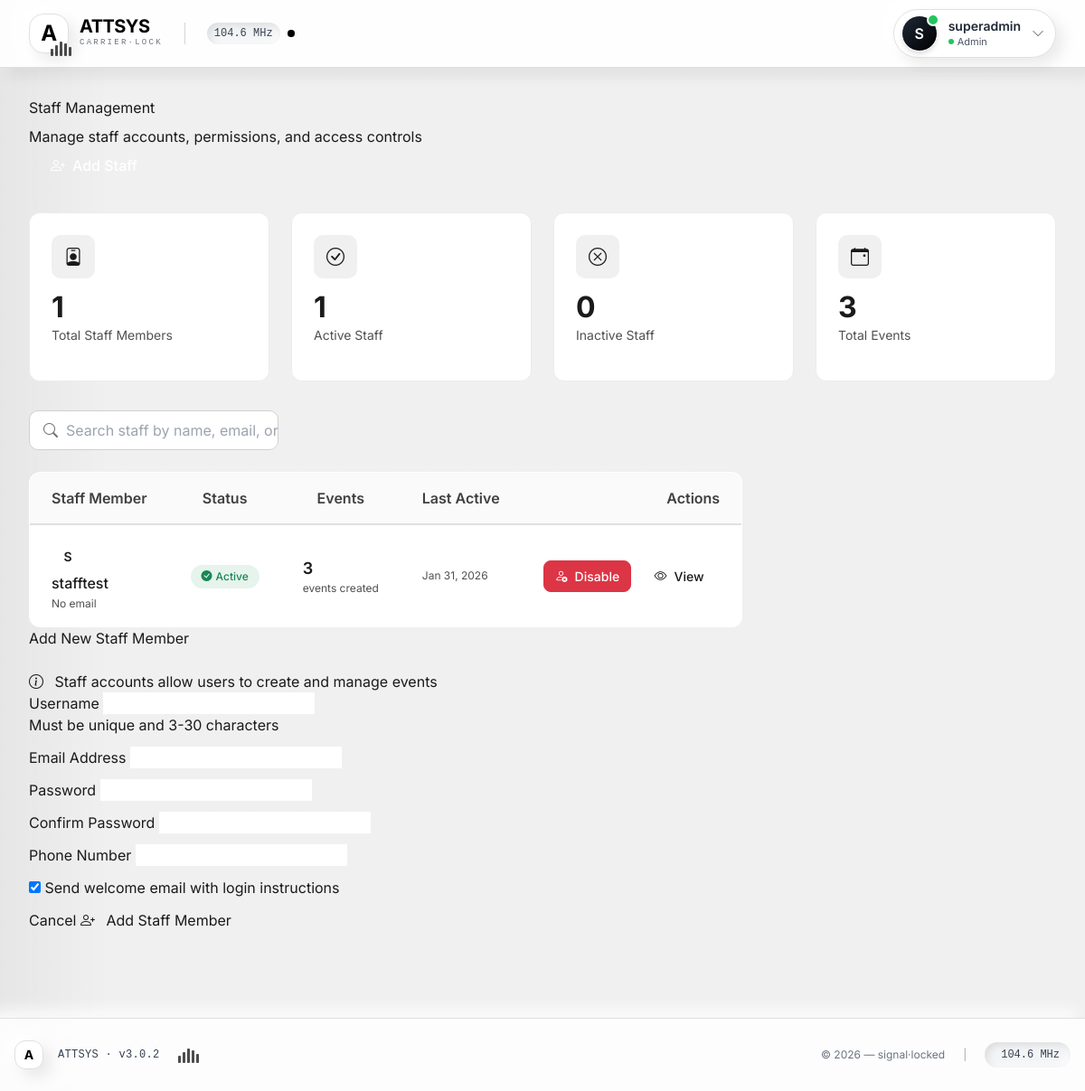
Before: /attsys/admin/staff/ (signed in) with the older database file.
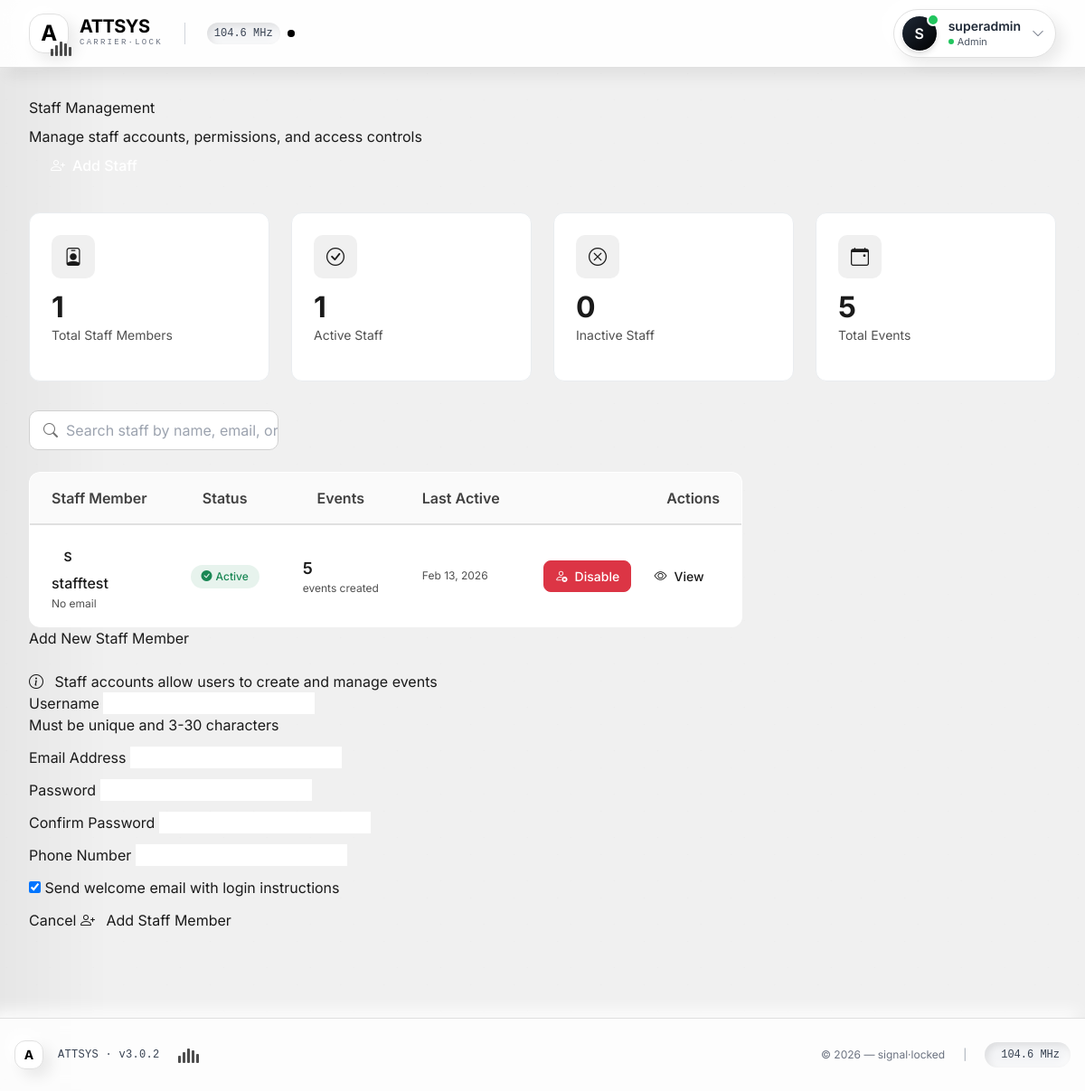
After: the same page with the newer database file.
### attsys/models.py (models this page shows, shortened)
class User(AbstractUser):
    ROLE_CHOICES = (
        ('ADMIN', 'Admin'),
        ('STAFF', 'Staff'),
    )
    role = models.CharField(max_length=10, choices=ROLE_CHOICES, default='STAFF')
    phone_number = models.CharField(max_length=15, blank=True)

### attsys/views.py (the view)
# urls.py: path('admin/staff/', views.manage_staff, name='manage_staff'),
@login_required
def manage_staff(request):
    if not request.user.is_active:
        return redirect('login')
    if request.user.role != 'ADMIN':
        return HttpResponseForbidden("Admins only")
    staff_users = User.objects.filter(role='STAFF')
    active_staff_count = staff_users.filter(is_active=True).count()
    inactive_staff_count = staff_users.filter(is_active=False).count()
    total_events = Event.objects.count()
    return render(request, 'manage_staff.html', {
        'staff_users': staff_users,
        'active_staff_count': active_staff_count,
        'inactive_staff_count': inactive_staff_count,
        'total_events': total_events
    })

### attsys/templates/manage_staff.html (shortened to what the changed rows need)
{% extends 'base.html' %}
{% block content %}
<div class="staff-management-container">
    <div class="page-header">
        <div class="d-flex justify-content-between align-items-center">
            <div>
                <h1 class="h2 fw-bold mb-2 text-dark">Staff Management</h1>
            </div>
        </div>
    </div>
    <div class="stats-grid">
        <div class="stat-card">
            <div class="stat-icon">
                <i class="bi bi-calendar-event"></i>
            </div>
            <div class="stat-value">{{ total_events }}</div>
            <div class="stat-label">Total Events</div>
        </div>
    </div>
    <div class="table-responsive">
        <table class="table table-hover mb-0 staff-table">
            <thead>
                <tr>
                    <th class="ps-4">Staff Member</th>
                    <th>Status</th>
                    <th>Events</th>
                    <th>Last Active</th>
                    <th class="pe-4 text-end">Actions</th>
                </tr>
            </thead>
            <tbody id="staffTableBody">
                {% for staff in staff_users %}
                <tr class="staff-row" data-search="{{ staff.username }} {{ staff.email }}">
                    <td class="ps-4">
                        <div class="d-flex align-items-center">
                            <div class="user-avatar me-3">
                                {{ staff.username|first|upper }}
                            </div>
                            <div>
                                <div class="staff-name">{{ staff.username }}</div>
                                <div class="staff-email">{{ staff.email|default:"No email" }}</div>
                            </div>
                        </div>
                    </td>
                    <td>
                        {% if staff.is_active %}
                            <span class="status-badge status-active">
                                <i class="bi bi-check-circle-fill me-1"></i>
                                Active
                            </span>
                        {% else %}
                            <span class="status-badge status-inactive">
                                <i class="bi bi-x-circle-fill me-1"></i>
                                Disabled
                            </span>
                        {% endif %}
                    </td>
                    <td>
                        <div class="event-count">
                            {{ staff.events.count|default:0 }}
                        </div>
                        <div class="event-label">
                            events created
                        </div>
                    </td>
                    <td>
                        <div class="last-active">
                            {% if staff.last_login %}
                                {{ staff.last_login|date:"M d, Y" }}
                            {% else %}
                                Never logged in
                            {% endif %}
                        </div>
                    </td>
                    <td class="pe-4">
                        <div class="action-buttons">
                            <form method="post" action="{% url 'toggle_staff' staff.id %}" class="d-inline">
                                {% if staff.is_active %}
                                    <button type="submit" class="btn btn-toggle-danger btn-toggle">
                                        <i class="bi bi-person-x"></i>
                                        Disable
                                    </button>
                                {% else %}
                                    <button type="submit" class="btn btn-toggle-success btn-toggle">
                                        <i class="bi bi-person-check"></i>
                                        Enable
                                    </button>
                                {% endif %}
                            </form>
                            <button class="btn btn-outline-dark btn-toggle"
                                    onclick="viewStaffDetails('{{ staff.id }}')">
                                <i class="bi bi-eye"></i>
                                View
                            </button>
                        </div>
                    </td>
                </tr>
                {% endfor %}
            </tbody>
        </table>
    </div>
</div>
{% endblock %}

Changed rows visible on the page:
changed User "stafftest": events.count "3" → "5"; last_login "Jan 31, 2026" → "Feb 13, 2026"
Other visible differences:
{{ total_events }}: "3" → "5"
